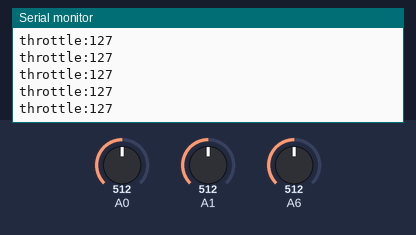
A sketch run on a simulated Arduino Nano, built with avr-gcc and run on an emulated ATmega328P. On the bench: the last lines printed to the serial monitor. Inputs (shaded band) come from the test bench; at power-on: A6 = 512, A0 = 512, A1 = 512. No radio packets arrive unless stated.

Above: at 7.2 s.
7.3 s: A6 set to 43
At 7.8 s:
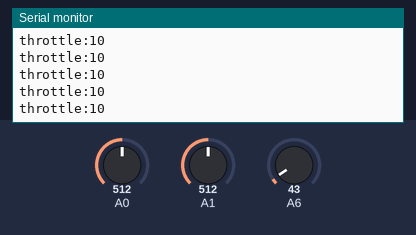
10.3 s: A6 set to 38
At 11.3 s:
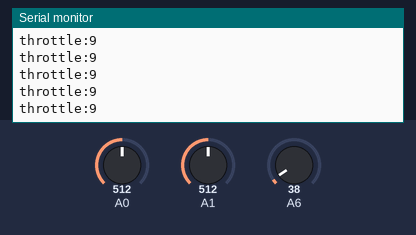
Timing chart, 0 to 13.3 s (numbered marks = the images above; inputs shaded):
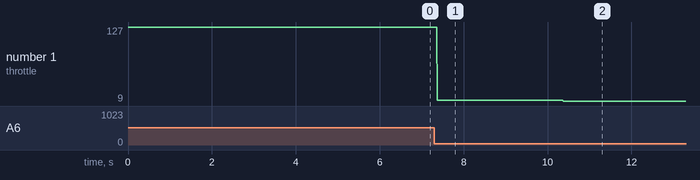

The sketch:

transmitter.ino
```cpp
#include "nRF24L01.h"
#include "RF24.h"
#include "SPI.h"

RF24 radio(9,10);
int joyX;
int joyY;
struct Signal {
byte throttle;
byte fwd;
byte bwd;
byte left;
byte right;
};
Signal data;
int middle=524;
const uint64_t pipe = 0xE6E6E6E6E6E6;
void setup()
{
  Serial.begin(9600);
  radio.begin();
  radio.openWritingPipe(pipe);
}
int mapJoystickValues(int val)
{
val = constrain(val,0,1023);
if ( val < middle )
val = map(val, 524, 0, 0, 255);
else
val = map(val,524,1023, 0, 255);
return val;
}
void loop()
{
joyX=analogRead(A0);
joyY=analogRead(A1);
if(joyX>middle){
data.left=0;
data.right=mapJoystickValues( joyX);
}
if(joyX<middle){
data.right=0;
data.left=mapJoystickValues( joyX);
}
if(joyY>middle){
  data.fwd=0;
data.bwd=mapJoystickValues( joyY);
}
if(joyY<middle){
  data.bwd=0;
data.fwd=mapJoystickValues( joyY);
}
data.throttle=map(analogRead(A6),0,1023,0,255);
//Serial.print("right:");
//Serial.print(data.right);
//Serial.print("\n");
//Serial.print("left:");
//Serial.print(data.left);
//Serial.print("\n");
//Serial.print("fwd:");
//Serial.print(data.fwd);
//Serial.print("\n");
//Serial.print("bwd:");
//Serial.print(data.bwd);
Serial.print("\n");
Serial.print("throttle:");
Serial.print(data.throttle);
//Serial.print("\n");
//Serial.print("\n");
radio.write(&data, sizeof(Signal));
}
```

Measured:
- after the input at 7.3 s, the serial monitor: prints a new line after 0.08 s (image 1)
- after the input at 10.3 s, the serial monitor: prints a new line after 0.07 s (image 2)
- plotted number 1: 127 → 10 after the input at 7.3 s, 10 → 9 after the input at 10.3 s
